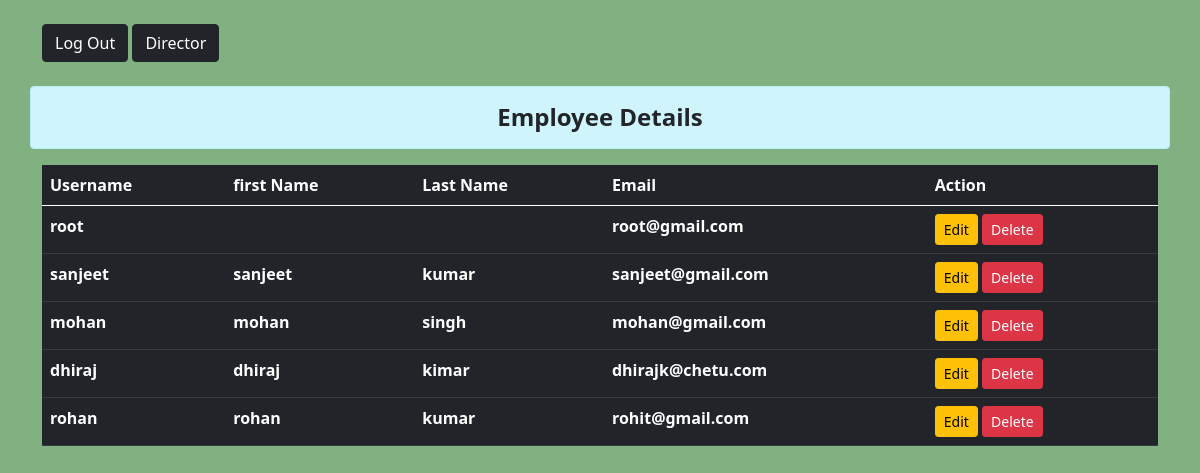
/details/ (signed in), run on the app's committed database.
### apps/models.py (models this page shows, shortened)
class CustomUser(AbstractUser):
    role_based = [
    ('FM', 'Floor Manager'),
    ('TL', 'Team Lead'),
    ('TM', 'Team Member'),
    ('TR', 'Trainee'),
]
    status = models.CharField(max_length=2, choices=role_based)
    objects=CustomManager()

### apps/views.py (the view)
# urls.py: path('details/',views.show,name='addandshow'),
def show(request):
    if request.method=='POST':
        fm=StudentRegistration(request.POST)
        if fm.is_valid():
            nm=fm.cleaned_data['name']
            em=fm.cleaned_data['email']
            pp=fm.cleaned_data['password']
            print(request.user)
            reg=Users1(name=nm,email=em,password=pp,author = request.user)
            reg.save()
            fm=StudentRegistration()
    else:
        fm=StudentRegistration()
    if request.user.is_superuser:  # Check if the user is a superuser
        stud = CustomUser.objects.all()  # Show all users from the User model
        return render(request,"enroll/admin.html",{'form':fm,'stu':stud})
    elif request.user.is_floor_manager:
        stud = CustomUser.objects.filter(groups__name='FM')
        return render(request,"enroll/admin.html",{'form':fm,'stu':stud})
    elif request.user.is_team_lead:
        fm = CustomUser.objects.filter(groups__name='TL')
    elif request.user.is_team_member:
        fm = CustomUser.objects.filter(groups__name='TM')
    else:
        stud = Users1.objects.filter(author=request.user)
    return render(request,'enroll/addandshow.html',{'form':fm,'stu':stud})

### apps/forms.py
class StudentRegistration(forms.ModelForm):
    class Meta:
        model=Users1
        fields=['name','email','password']
        widgets={
            'name':forms.TextInput(attrs={'class':'form-control'}),
            'email':forms.EmailInput(attrs={'class':'form-control'}),
            'password':forms.PasswordInput(attrs={'class':'form-control'})
        }

### apps/templates/enroll/admin.html (shortened to what this page needs)
{% load static %}
<!DOCTYPE html>
<html lang="en">
<head>
    <link rel="stylesheet" href="{% static 'enroll/css/bootstrap.min.css'%}">
    <link rel="stylesheet" href="{% static 'enroll/css/style.css'%}">
</head>
<body>
    <div class="container mt-4">
    <a href="{% url 'logout' %}"class="btn btn-dark" class="slide kenBurns">Log Out</a>
    <a href="{% url 'detailsdata' %}"class="btn btn-dark" class="slide kenBurns">Director</a></div>
    <h4 class="text-center container  text-dark alert alert-info mt-4">
        <b> Employee Details</b>
    </h4>
            <div class="container mt-">
            {% if stu %}
            <table class="table table-dark">
                <thead>
                    <tr>
                        <th scope="col">Username</th>
                        <th scope="col">first Name</th>
                        <th scope="col">Last Name</th>
                        <th scope="col">Email</th>
                        <th scope="col">Action</th>
                    </tr>
                </thead>
                <tbody>
                    {% for st in stu %}
                        <tr>
                        <th>{{st.username}}</th>
                        <th>{{st.first_name}}</th>
                        <th>{{st.last_name}}</th>
                        <th>{{st.email}}</th>
                        <td>
                            <a href="{% url 'adminupdate' st.id %}" class="btn btn-warning btn-sm">
                            Edit</a>
                        <form action="{% url 'admindelete' st.id %}" method="POST" class="d-inline">
                            <input type="submit" class="btn btn-danger btn-sm" value="Delete">
                        </form>
                        </td>
                    </tr>
                    {% endfor %}
                </tbody >
            </table>
            {% else %}
                <h4>No Record Found</h4>
            {% endif %}
        </div>
</body>
</html>

### apps/static/enroll/css/style.css (style rules this page uses)
body { background-color: rgb(129, 177, 129); }

### data on the page
CustomUser: username "root", email "root@gmail.com"
CustomUser: username "sanjeet", first_name "sanjeet", last_name "kumar", email "sanjeet@gmail.com"
CustomUser: username "mohan", first_name "mohan", last_name "singh", email "mohan@gmail.com"
CustomUser: username "dhiraj", first_name "dhiraj", last_name "kimar", email "dhirajk@chetu.com"
CustomUser: username "rohan", first_name "rohan", last_name "kumar", email "rohit@gmail.com"
